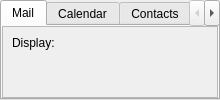
<?xml version="1.0" encoding="UTF-8"?>
<ui version="4.0">
 <class>SettingsSidebar</class>
 <widget class="QWidget" name="SettingsSidebar">
  <layout class="QVBoxLayout" name="outer">
   <property name="leftMargin">
    <number>0</number>
   </property>
   <property name="topMargin">
    <number>0</number>
   </property>
   <property name="rightMargin">
    <number>0</number>
   </property>
   <property name="bottomMargin">
    <number>0</number>
   </property>
   <item>
    <widget class="QTabWidget" name="tabs">
     <property name="currentIndex">
      <number>0</number>
     </property>
     <widget class="QWidget" name="mailTab">
      <attribute name="title">
       <string>Mail</string>
      </attribute>
      <layout class="QVBoxLayout" name="mailTabLayout">
       <property name="leftMargin">
        <number>0</number>
       </property>
       <property name="topMargin">
        <number>0</number>
       </property>
       <property name="rightMargin">
        <number>0</number>
       </property>
       <property name="bottomMargin">
        <number>0</number>
       </property>
       <item>
        <widget class="QScrollArea" name="scroller">
         <property name="widgetResizable">
          <bool>true</bool>
         </property>
         <widget class="QWidget" name="inner">
          <layout class="QVBoxLayout" name="innerLayout" stretch="0,0,1">
           <item>
            <widget class="QLabel" name="displayHeading">
             <property name="text">
              <string>Display:</string>
             </property>
             <property name="role" stdset="0">
              <string>heading</string>
             </property>
            </widget>
           </item>
           <item>
            <widget class="QWidget" name="ticks">
             <layout class="QVBoxLayout" name="ticksLayout">
              <property name="leftMargin">
               <number>0</number>
              </property>
              <property name="topMargin">
               <number>0</number>
              </property>
              <property name="rightMargin">
               <number>0</number>
              </property>
              <property name="bottomMargin">
               <number>0</number>
              </property>
             </layout>
            </widget>
           </item>
           <item>
            <spacer name="innerEnd">
             <property name="orientation">
              <enum>Qt::Vertical</enum>
             </property>
             <property name="sizeType">
              <enum>QSizePolicy::Expanding</enum>
             </property>
             <property name="sizeHint" stdset="0">
              <size>
               <width>0</width>
               <height>0</height>
              </size>
             </property>
            </spacer>
           </item>
          </layout>
         </widget>
        </widget>
       </item>
      </layout>
     </widget>
     <widget class="QWidget" name="calendarTab">
      <attribute name="title">
       <string>Calendar</string>
      </attribute>
      <layout class="QVBoxLayout" name="calendarTabLayout">
       <property name="leftMargin">
        <number>0</number>
       </property>
       <property name="topMargin">
        <number>0</number>
       </property>
       <property name="rightMargin">
        <number>0</number>
       </property>
       <property name="bottomMargin">
        <number>0</number>
       </property>
       <item>
        <widget class="QScrollArea" name="calendarScroller">
         <property name="widgetResizable">
          <bool>true</bool>
         </property>
         <widget class="QWidget" name="calendarInner">
          <layout class="QVBoxLayout" name="calendarInnerLayout" stretch="0,0,1">
           <item>
            <widget class="QLabel" name="calendarHeading">
             <property name="text">
              <string>Calendars shown in the sidebar:</string>
             </property>
             <property name="role" stdset="0">
              <string>heading</string>
             </property>
            </widget>
           </item>
           <item>
            <widget class="QWidget" name="calendarTicks">
             <layout class="QVBoxLayout" name="calendarTicksLayout">
              <property name="leftMargin">
               <number>0</number>
              </property>
              <property name="topMargin">
               <number>0</number>
              </property>
              <property name="rightMargin">
               <number>0</number>
              </property>
              <property name="bottomMargin">
               <number>0</number>
              </property>
             </layout>
            </widget>
           </item>
           <item>
            <spacer name="calendarInnerEnd">
             <property name="orientation">
              <enum>Qt::Vertical</enum>
             </property>
             <property name="sizeType">
              <enum>QSizePolicy::Expanding</enum>
             </property>
             <property name="sizeHint" stdset="0">
              <size>
               <width>0</width>
               <height>0</height>
              </size>
             </property>
            </spacer>
           </item>
          </layout>
         </widget>
        </widget>
       </item>
      </layout>
     </widget>
     <widget class="QWidget" name="contactsTab">
      <attribute name="title">
       <string>Contacts</string>
      </attribute>
      <layout class="QVBoxLayout" name="contactsTabLayout">
       <property name="leftMargin">
        <number>0</number>
       </property>
       <property name="topMargin">
        <number>0</number>
       </property>
       <property name="rightMargin">
        <number>0</number>
       </property>
       <property name="bottomMargin">
        <number>0</number>
       </property>
       <item>
        <widget class="QScrollArea" name="contactsScroller">
         <property name="widgetResizable">
          <bool>true</bool>
         </property>
         <widget class="QWidget" name="contactsInner">
          <layout class="QVBoxLayout" name="contactsInnerLayout" stretch="0,0,1">
           <item>
            <widget class="QLabel" name="contactsHeading">
             <property name="text">
              <string>Address books shown in the sidebar:</string>
             </property>
             <property name="role" stdset="0">
              <string>heading</string>
             </property>
            </widget>
           </item>
           <item>
            <widget class="QWidget" name="contactsTicks">
             <layout class="QVBoxLayout" name="contactsTicksLayout">
              <property name="leftMargin">
               <number>0</number>
              </property>
              <property name="topMargin">
               <number>0</number>
              </property>
              <property name="rightMargin">
               <number>0</number>
              </property>
              <property name="bottomMargin">
               <number>0</number>
              </property>
             </layout>
            </widget>
           </item>
           <item>
            <spacer name="contactsInnerEnd">
             <property name="orientation">
              <enum>Qt::Vertical</enum>
             </property>
             <property name="sizeType">
              <enum>QSizePolicy::Expanding</enum>
             </property>
             <property name="sizeHint" stdset="0">
              <size>
               <width>0</width>
               <height>0</height>
              </size>
             </property>
            </spacer>
           </item>
          </layout>
         </widget>
        </widget>
       </item>
      </layout>
     </widget>
     <widget class="QWidget" name="tasksTab">
      <attribute name="title">
       <string>Tasks</string>
      </attribute>
      <layout class="QVBoxLayout" name="tasksTabLayout">
       <property name="leftMargin">
        <number>0</number>
       </property>
       <property name="topMargin">
        <number>0</number>
       </property>
       <property name="rightMargin">
        <number>0</number>
       </property>
       <property name="bottomMargin">
        <number>0</number>
       </property>
       <item>
        <widget class="QScrollArea" name="tasksScroller">
         <property name="widgetResizable">
          <bool>true</bool>
         </property>
         <widget class="QWidget" name="tasksInner">
          <layout class="QVBoxLayout" name="tasksInnerLayout" stretch="0,0,1">
           <item>
            <widget class="QLabel" name="tasksHeading">
             <property name="text">
              <string>Task lists shown in the sidebar:</string>
             </property>
             <property name="role" stdset="0">
              <string>heading</string>
             </property>
            </widget>
           </item>
           <item>
            <widget class="QWidget" name="tasksTicks">
             <layout class="QVBoxLayout" name="tasksTicksLayout">
              <property name="leftMargin">
               <number>0</number>
              </property>
              <property name="topMargin">
               <number>0</number>
              </property>
              <property name="rightMargin">
               <number>0</number>
              </property>
              <property name="bottomMargin">
               <number>0</number>
              </property>
             </layout>
            </widget>
           </item>
           <item>
            <spacer name="tasksInnerEnd">
             <property name="orientation">
              <enum>Qt::Vertical</enum>
             </property>
             <property name="sizeType">
              <enum>QSizePolicy::Expanding</enum>
             </property>
             <property name="sizeHint" stdset="0">
              <size>
               <width>0</width>
               <height>0</height>
              </size>
             </property>
            </spacer>
           </item>
          </layout>
         </widget>
        </widget>
       </item>
      </layout>
     </widget>
    </widget>
   </item>
  </layout>
 </widget>
 <resources />
 <connections />
</ui>
